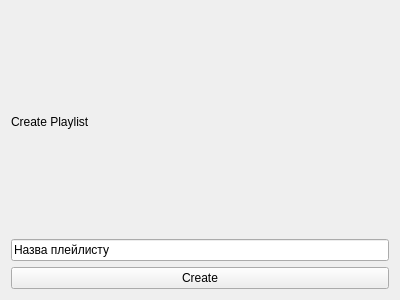
<?xml version="1.0" encoding="UTF-8"?>
<ui version="4.0">
 <class>PlaylistWidget</class>
 <widget class="QWidget" name="PlaylistWidget">
  <property name="geometry">
   <rect>
    <x>0</x>
    <y>0</y>
    <width>400</width>
    <height>300</height>
   </rect>
  </property>
  <property name="windowTitle">
   <string>Form</string>
  </property>
  <layout class="QVBoxLayout" name="verticalLayout">
   <item>
    <widget class="QLabel" name="playlistTitle">
     <property name="text">
      <string>Create Playlist</string>
     </property>
    </widget>
   </item>
   <item>
    <widget class="QLineEdit" name="playlistNameEdit">
     <property name="text">
      <string>Назва плейлисту</string>
     </property>
    </widget>
   </item>
   <item>
    <widget class="QPushButton" name="createBtn">
     <property name="text">
      <string>Create</string>
     </property>
    </widget>
   </item>
  </layout>
  <zorder>playlistNameEdit</zorder>
  <zorder>createBtn</zorder>
  <zorder>playlistTitle</zorder>
 </widget>
 <resources/>
 <connections/>
</ui>
